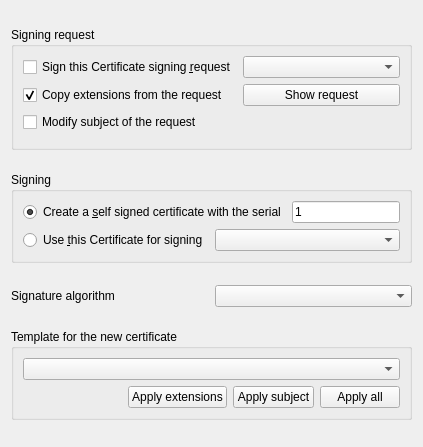
     <widget class="QWidget" name="tab_0">
      <attribute name="title">
       <string>Source</string>
      </attribute>
      <layout class="QVBoxLayout" name="verticalLayout_4">
       <item>
        <spacer>
         <property name="orientation">
          <enum>Qt::Vertical</enum>
         </property>
         <property name="sizeType">
          <enum>QSizePolicy::Expanding</enum>
         </property>
         <property name="sizeHint" stdset="0">
          <size>
           <width>20</width>
           <height>16</height>
          </size>
         </property>
        </spacer>
       </item>
       <item>
        <widget class="QGroupBox" name="requestBox">
         <property name="title">
          <string>Signing request</string>
         </property>
         <layout class="QVBoxLayout">
          <item>
           <widget class="QWidget" name="reqWidget" native="true">
            <layout class="QGridLayout">
             <property name="margin">
              <number>0</number>
             </property>
             <item row="0" column="1">
              <widget class="itemCombo" name="reqList"/>
             </item>
             <item row="1" column="1">
              <widget class="QPushButton" name="showReqBut">
               <property name="text">
                <string>Show request</string>
               </property>
              </widget>
             </item>
             <item row="0" column="0">
              <widget class="QCheckBox" name="fromReqCB">
               <property name="text">
                <string>Sign this Certificate signing &amp;request</string>
               </property>
              </widget>
             </item>
             <item row="1" column="0">
              <widget class="QCheckBox" name="copyReqExtCB">
               <property name="text">
                <string>Copy extensions from the request</string>
               </property>
               <property name="checked">
                <bool>true</bool>
               </property>
              </widget>
             </item>
             <item row="2" column="0">
              <widget class="QCheckBox" name="reqSubChange">
               <property name="text">
                <string>Modify subject of the request</string>
               </property>
              </widget>
             </item>
            </layout>
           </widget>
          </item>
          <item>
           <widget class="QWidget" name="attrWidget" native="true">
            <layout class="QHBoxLayout">
             <property name="margin">
              <number>0</number>
             </property>
            </layout>
           </widget>
          </item>
         </layout>
        </widget>
       </item>
       <item>
        <spacer>
         <property name="orientation">
          <enum>Qt::Vertical</enum>
         </property>
         <property name="sizeType">
          <enum>QSizePolicy::Expanding</enum>
         </property>
         <property name="sizeHint" stdset="0">
          <size>
           <width>20</width>
           <height>16</height>
          </size>
         </property>
        </spacer>
       </item>
       <item>
        <widget class="QGroupBox" name="signerBox">
         <property name="title">
          <string>Signing</string>
         </property>
         <layout class="QVBoxLayout">
          <item>
           <layout class="QHBoxLayout">
            <item>
             <widget class="QRadioButton" name="selfSignRB">
              <property name="text">
               <string>Create a &amp;self signed certificate with the serial</string>
              </property>
              <property name="checked">
               <bool>true</bool>
              </property>
             </widget>
            </item>
            <item>
             <widget class="QLineEdit" name="serialNr">
              <property name="toolTip">
               <string>If you leave this blank the serial 00 will be used</string>
              </property>
              <property name="text">
               <string>1</string>
              </property>
             </widget>
            </item>
           </layout>
          </item>
          <item>
           <layout class="QHBoxLayout">
            <item>
             <widget class="QRadioButton" name="foreignSignRB">
              <property name="text">
               <string>Use &amp;this Certificate for signing</string>
              </property>
             </widget>
            </item>
            <item>
             <widget class="itemCombo" name="certList">
              <property name="toolTip">
               <string>All certificates in your database that can create valid signatures</string>
              </property>
             </widget>
            </item>
           </layout>
          </item>
         </layout>
        </widget>
       </item>
       <item>
        <spacer>
         <property name="orientation">
          <enum>Qt::Vertical</enum>
         </property>
         <property name="sizeHint" stdset="0">
          <size>
           <width>20</width>
           <height>16</height>
          </size>
         </property>
        </spacer>
       </item>
       <item>
        <layout class="QHBoxLayout">
         <item>
          <widget class="QLabel" name="label">
           <property name="text">
            <string>Signature algorithm</string>
           </property>
          </widget>
         </item>
         <item>
          <widget class="hashBox" name="hashAlgo"/>
         </item>
        </layout>
       </item>
       <item>
        <spacer>
         <property name="orientation">
          <enum>Qt::Vertical</enum>
         </property>
         <property name="sizeType">
          <enum>QSizePolicy::Expanding</enum>
         </property>
         <property name="sizeHint" stdset="0">
          <size>
           <width>20</width>
           <height>16</height>
          </size>
         </property>
        </spacer>
       </item>
       <item>
        <widget class="QGroupBox" name="templBox">
         <property name="title">
          <string>Template for the new certificate</string>
         </property>
         <layout class="QVBoxLayout" name="verticalLayout_3">
          <item>
           <widget class="QComboBox" name="tempList">
            <property name="sizePolicy">
             <sizepolicy hsizetype="Expanding" vsizetype="Fixed">
              <horstretch>0</horstretch>
              <verstretch>0</verstretch>
             </sizepolicy>
            </property>
            <property name="toolTip">
             <string>All available templates</string>
            </property>
           </widget>
          </item>
          <item>
           <layout class="QHBoxLayout" name="horizontalLayout_2">
            <item>
             <spacer name="horizontalSpacer">
              <property name="orientation">
               <enum>Qt::Horizontal</enum>
              </property>
              <property name="sizeHint" stdset="0">
               <size>
                <width>13</width>
                <height>20</height>
               </size>
              </property>
             </spacer>
            </item>
            <item>
             <widget class="QPushButton" name="applyExtensions">
              <property name="text">
               <string>Apply extensions</string>
              </property>
             </widget>
            </item>
            <item>
             <widget class="QPushButton" name="applySubject">
              <property name="text">
               <string>Apply subject</string>
              </property>
             </widget>
            </item>
            <item>
             <widget class="QPushButton" name="applyTemplate">
              <property name="sizePolicy">
               <sizepolicy hsizetype="Minimum" vsizetype="Fixed">
                <horstretch>0</horstretch>
                <verstretch>0</verstretch>
               </sizepolicy>
              </property>
              <property name="text">
               <string>Apply all</string>
              </property>
             </widget>
            </item>
           </layout>
          </item>
         </layout>
        </widget>
       </item>
       <item>
        <spacer>
         <property name="orientation">
          <enum>Qt::Vertical</enum>
         </property>
         <property name="sizeType">
          <enum>QSizePolicy::Expanding</enum>
         </property>
         <property name="sizeHint" stdset="0">
          <size>
           <width>20</width>
           <height>16</height>
          </size>
         </property>
        </spacer>
       </item>
      </layout>
     </widget>
